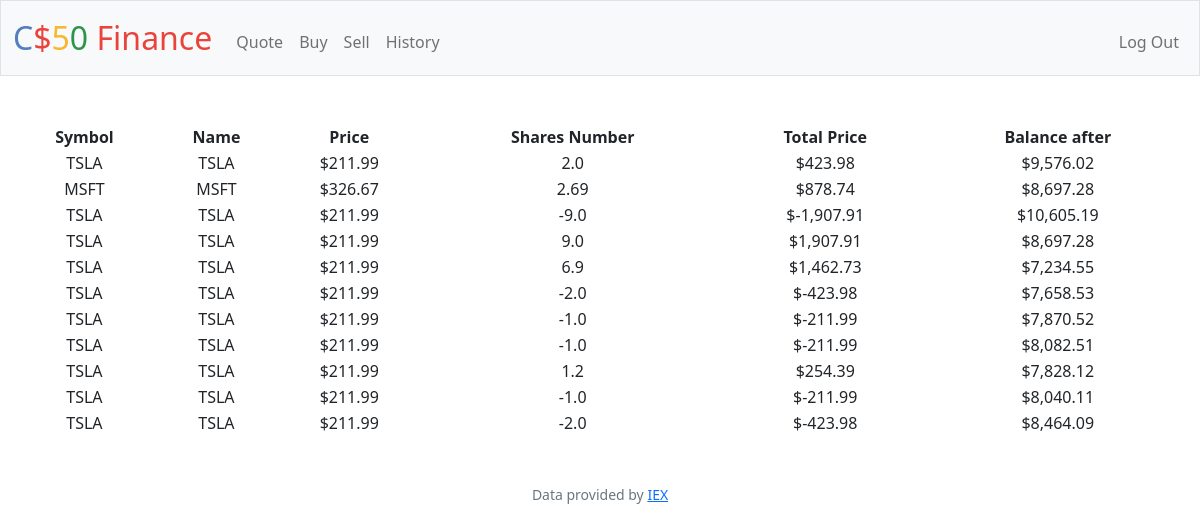
The app's page /history (signed in) with its own data.
### tables this page shows
CREATE TABLE transactions (
    id INTEGER PRIMARY KEY,
    user_id INTEGER,
    stock_name TEXT,
    stock_price_at_transaction FLOAT,
    shares_number FLOAT,
    total_purchase_price FLOAT,
    balance_after FLOAT
);

### app.py (the view)
@app.route("/history")
@login_required
def history():
    user_id = session["user_id"]
    table = db.execute("SELECT * FROM transactions WHERE user_id = ?", user_id)
    return render_template("history.html", table_html = table)

### app.py (called while the page is built)
@app.after_request
def after_request(response):
    response.headers["Cache-Control"] = "no-cache, no-store, must-revalidate"
    response.headers["Expires"] = 0
    response.headers["Pragma"] = "no-cache"
    return response

### helpers.py (called while the page is built)
def login_required(f):
    @wraps(f)
    def decorated_function(*args, **kwargs):
        if session.get("user_id") is None:
            return redirect("/login")
        return f(*args, **kwargs)
    return decorated_function

def usd(value):
    return f"${value:,.2f}"

### templates/history.html (shortened to what this page needs)
{% extends "layout.html" %}
{% block main %}
    <table>
        <thead>
            <tr>
                <th>Symbol</th>
                <th>Name</th>
                <th>Price</th>
                <th>Shares Number</th>
                <th>Total Price</th>
                <th>Balance after</th>
            </tr>
        </thead>
        <tbody>
            {% for row in table_html %}
            <tr>
                <td>{{row.stock_name}}</td>
                <td>{{row.stock_name}}</td>
                <td>{{row.stock_price_at_transaction | usd}}</td>
                <td>{{row.shares_number}}</td>
                <td>{{row.total_purchase_price | usd}}</td>
                <td>{{row.balance_after | usd}}</td>
            </tr>
            {% endfor %}
        </tbody>
    </table>
{% endblock %}

### templates/layout.html (shortened to what this page needs)
<!DOCTYPE html>
<html lang="en">
    <head>
        <link href="https://cdn.jsdelivr.net/npm/bootstrap@5.1.3/dist/css/bootstrap.min.css" rel="stylesheet">
        <link href="/static/styles.css" rel="stylesheet">
    </head>
    <body>
        <nav class="bg-light border navbar navbar-expand-md navbar-light">
            <div class="container-fluid">
                <a class="navbar-brand" href="/"><span class="blue">C</span><span class="red">$</span><span class="yellow">5</span><span class="green">0</span> <span class="red">Finance</span></a>
                <div class="collapse navbar-collapse" id="navbar">
                    {% if session["user_id"] %}
                        <ul class="navbar-nav me-auto mt-2">
                            <li class="nav-item"><a class="nav-link" href="/quote">Quote</a></li>
                            <li class="nav-item"><a class="nav-link" href="/buy">Buy</a></li>
                            <li class="nav-item"><a class="nav-link" href="/sell">Sell</a></li>
                            <li class="nav-item"><a class="nav-link" href="/history">History</a></li>
                        </ul>
                        <ul class="navbar-nav ms-auto mt-2">
                            <li class="nav-item"><a class="nav-link" href="/logout">Log Out</a></li>
                        </ul>
                    {% else %}
                        <ul class="navbar-nav ms-auto mt-2">
                            <li class="nav-item"><a class="nav-link" href="/register">Register</a></li>
                            <li class="nav-item"><a class="nav-link" href="/login">Log In</a></li>
                        </ul>
                    {% endif %}
                </div>
            </div>
        </nav>
        <main class="container-fluid py-5 text-center">
            {% block main %}{% endblock %}
        </main>
        <footer class="mb-5 small text-center text-muted">
            Data provided by <a href="https://iexcloud.io/">IEX</a>
        </footer>
    </body>
</html>

### static/styles.css (style rules this page uses)
nav .navbar-brand { font-size: xx-large; }
nav .navbar-brand .blue { color: #537fbe; }
nav .navbar-brand .red { color: #ea433b; }
nav .navbar-brand .yellow { color: #f5b82e; }
nav .navbar-brand .green { color: #2e944b; }
table { width: 100%; border-collapse: collapse; }

### records on screen
transactions: stock_name "TSLA", stock_price_at_transaction "$211.99", shares_number "2.0", total_purchase_price "$423.98", balance_after "$9,576.02"
transactions: stock_name "MSFT", stock_price_at_transaction "$326.67", shares_number "2.69", total_purchase_price "$878.74", balance_after "$8,697.28"
transactions: stock_name "TSLA", stock_price_at_transaction "$211.99", shares_number "-9.0", total_purchase_price "$-1,907.91", balance_after "$10,605.19"
transactions: stock_name "TSLA", stock_price_at_transaction "$211.99", shares_number "9.0", total_purchase_price "$1,907.91", balance_after "$8,697.28"
transactions: stock_name "TSLA", stock_price_at_transaction "$211.99", shares_number "6.9", total_purchase_price "$1,462.73", balance_after "$7,234.55"
transactions: stock_name "TSLA", stock_price_at_transaction "$211.99", shares_number "-2.0", total_purchase_price "$-423.98", balance_after "$7,658.53"
transactions: stock_name "TSLA", stock_price_at_transaction "$211.99", shares_number "-1.0", total_purchase_price "$-211.99", balance_after "$7,870.52"
transactions: stock_name "TSLA", stock_price_at_transaction "$211.99", shares_number "-1.0", total_purchase_price "$-211.99", balance_after "$8,082.51"
transactions: stock_name "TSLA", stock_price_at_transaction "$211.99", shares_number "1.2", total_purchase_price "$254.39", balance_after "$7,828.12"
transactions: stock_name "TSLA", stock_price_at_transaction "$211.99", shares_number "-1.0", total_purchase_price "$-211.99", balance_after "$8,040.11"
transactions: stock_name "TSLA", stock_price_at_transaction "$211.99", shares_number "-2.0", total_purchase_price "$-423.98", balance_after "$8,464.09"
